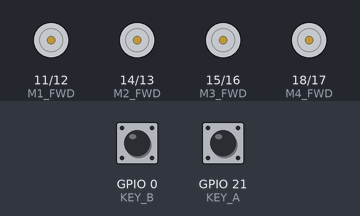
Bench run of a program on a simulated Seeed XIAO ESP32-S3. On the bench: motor-driver pin pairs drawn as motors (green arrow = first pin HIGH = forward, orange = second pin HIGH = backward, longer = more drive). The test bench sets the inputs (shaded band); at power-on: GPIO 21 (KEY_A) HIGH, GPIO 0 (KEY_B) HIGH. What the program prints to the serial monitor is not drawn.

Above: at 1.2 s.
1.3 s: GPIO 21 (KEY_A) pulled LOW for 0.15 s
At 1.7 s:
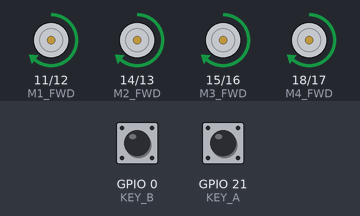
2.9 s: GPIO 21 (KEY_A) pulled LOW for 1 s
At 4.1 s:
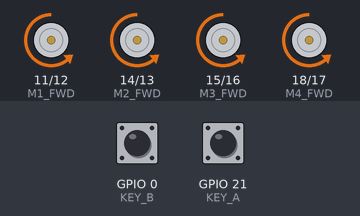
5.4 s: GPIO 21 (KEY_A) pulled LOW for 0.15 s
At 6.0 s:
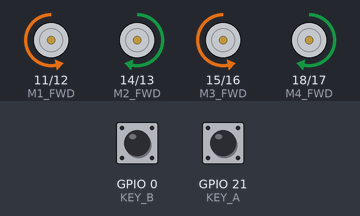
7.0 s: GPIO 21 (KEY_A) pulled LOW for 3.2 s
At 8.4 s:
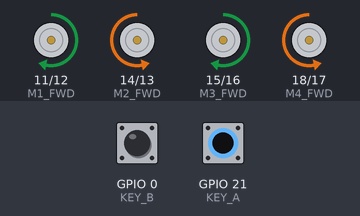
11.7 s: GPIO 0 (KEY_B) pulled LOW for 0.15 s
At 12.0 s:
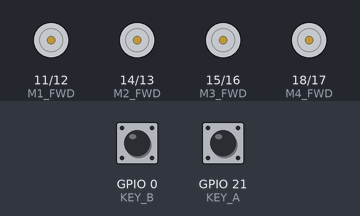
13.3 s: GPIO 21 (KEY_A) pulsed LOW 5 times (0.12 s each, 0.3 s apart)
At 13.45 s:
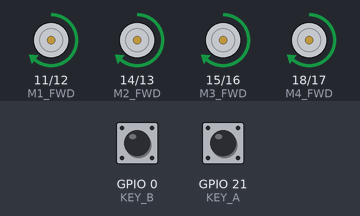
Timing chart, 0 to 16.3 s (numbered marks = the images above; inputs shaded):
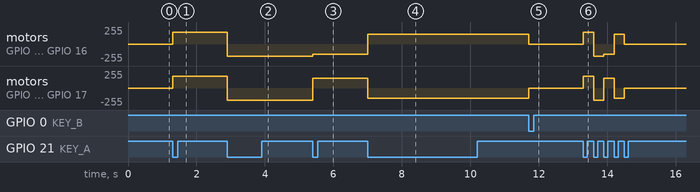

Measured:
- after the input at 1.3 s, motor on GPIO 11 (M1_FWD) / GPIO 12 (M1_REV), motor on GPIO 14 (M2_FWD) / GPIO 13 (M2_REV), motor on GPIO 15 (M3_FWD) / GPIO 16 (M3_REV), motor on GPIO 18 (M4_FWD) / GPIO 17 (M4_REV): stopped → forward 180/255 at once
- after the input at 2.9 s, motor on GPIO 11 (M1_FWD) / GPIO 12 (M1_REV), motor on GPIO 14 (M2_FWD) / GPIO 13 (M2_REV), motor on GPIO 15 (M3_FWD) / GPIO 16 (M3_REV), motor on GPIO 18 (M4_FWD) / GPIO 17 (M4_REV): forward 180/255 → backward 180/255 at once
- after the input at 5.4 s, motor on GPIO 11 (M1_FWD) / GPIO 12 (M1_REV), motor on GPIO 15 (M3_FWD) / GPIO 16 (M3_REV): backward 180/255 → backward 150/255 at once; motor on GPIO 14 (M2_FWD) / GPIO 13 (M2_REV), motor on GPIO 18 (M4_FWD) / GPIO 17 (M4_REV): backward 180/255 → forward 150/255 at once
- after the input at 7.0 s, motor on GPIO 11 (M1_FWD) / GPIO 12 (M1_REV), motor on GPIO 15 (M3_FWD) / GPIO 16 (M3_REV): backward 150/255 → forward 150/255 at once; motor on GPIO 14 (M2_FWD) / GPIO 13 (M2_REV), motor on GPIO 18 (M4_FWD) / GPIO 17 (M4_REV): forward 150/255 → backward 150/255 at once
- after the input at 11.7 s, motor on GPIO 11 (M1_FWD) / GPIO 12 (M1_REV), motor on GPIO 15 (M3_FWD) / GPIO 16 (M3_REV): forward 150/255 → stopped at once; motor on GPIO 14 (M2_FWD) / GPIO 13 (M2_REV), motor on GPIO 18 (M4_FWD) / GPIO 17 (M4_REV): backward 150/255 → stopped at once

The program:

main.cpp
```cpp
/**
 * 未来科技盒 2.0 - 电机测试程序
 *
 * 功能：测试小车的基本运动
 * - 按键A：依次执行前进、后退、左转、右转、停止
 * - 按键B：停止所有电机
 */

#include <Arduino.h>
#include "pins.h"

// 当前测试步骤
int testStep = 0;

// 按键状态
bool lastKeyA = HIGH;
bool lastKeyB = HIGH;

// 设置单个电机速度
// speed > 0: 正转, speed < 0: 反转, speed = 0: 停止
void setMotor(int fwdPin, int revPin, int speed) {
  speed = constrain(speed, -255, 255);
  if (speed > 0) {
    analogWrite(fwdPin, speed);
    analogWrite(revPin, 0);
  } else if (speed < 0) {
    analogWrite(fwdPin, 0);
    analogWrite(revPin, -speed);
  } else {
    analogWrite(fwdPin, 0);
    analogWrite(revPin, 0);
  }
}

// 设置所有电机（左侧速度，右侧速度）
void setMotors(int leftSpeed, int rightSpeed) {
  setMotor(M1_FWD, M1_REV, leftSpeed);   // 左上
  setMotor(M2_FWD, M2_REV, rightSpeed);  // 右上
  setMotor(M3_FWD, M3_REV, leftSpeed);   // 左下
  setMotor(M4_FWD, M4_REV, rightSpeed);  // 右下
}

// 小车运动函数
void carStop() {
  setMotors(0, 0);
  Serial.println("停止");
}

void carForward(int speed = 180) {
  setMotors(speed, speed);
  Serial.print("前进 速度: ");
  Serial.println(speed);
}

void carBackward(int speed = 180) {
  setMotors(-speed, -speed);
  Serial.print("后退 速度: ");
  Serial.println(speed);
}

void carTurnLeft(int speed = 150) {
  setMotors(-speed, speed);  // 原地左转
  Serial.print("左转 速度: ");
  Serial.println(speed);
}

void carTurnRight(int speed = 150) {
  setMotors(speed, -speed);  // 原地右转
  Serial.print("右转 速度: ");
  Serial.println(speed);
}

void setup() {
  Serial.begin(115200);
  Serial.println("\n========================================");
  Serial.println("未来科技盒 2.0 - 电机测试程序");
  Serial.println("========================================");
  Serial.println("按键A: 依次测试各种运动");
  Serial.println("按键B: 紧急停止");
  Serial.println("========================================\n");

  // 初始化电机引脚
  pinMode(M1_FWD, OUTPUT); pinMode(M1_REV, OUTPUT);
  pinMode(M2_FWD, OUTPUT); pinMode(M2_REV, OUTPUT);
  pinMode(M3_FWD, OUTPUT); pinMode(M3_REV, OUTPUT);
  pinMode(M4_FWD, OUTPUT); pinMode(M4_REV, OUTPUT);

  // 初始化按键
  pinMode(KEY_A, INPUT_PULLUP);
  pinMode(KEY_B, INPUT_PULLUP);

  // 设置 PWM 频率
  analogWriteFrequency(10000);

  // 初始停止
  carStop();
}

void loop() {
  bool currentKeyA = digitalRead(KEY_A);
  bool currentKeyB = digitalRead(KEY_B);

  // 按键A：切换测试步骤
  if (lastKeyA == HIGH && currentKeyA == LOW) {
    testStep++;
    if (testStep > 5) testStep = 0;

    Serial.print("\n>>> 测试步骤 ");
    Serial.print(testStep);
    Serial.print(": ");

    switch (testStep) {
      case 0:
        carStop();
        break;
      case 1:
        carForward(180);
        break;
      case 2:
        carBackward(180);
        break;
      case 3:
        carTurnLeft(150);
        break;
      case 4:
        carTurnRight(150);
        break;
      case 5:
        carStop();
        Serial.println("测试完成！按A键重新开始");
        testStep = -1;  // 下次按会变成0
        break;
    }

    delay(200);  // 简单消抖
  }

  // 按键B：紧急停止
  if (lastKeyB == HIGH && currentKeyB == LOW) {
    testStep = 0;
    carStop();
    Serial.println("\n!!! 紧急停止 !!!");
    delay(200);
  }

  lastKeyA = currentKeyA;
  lastKeyB = currentKeyB;
}
```

pins.h
```cpp
#ifndef PINS_H
#define PINS_H

// ========== 电机引脚定义 ==========
// 电机布局（顺时针）：
//     前方
// ┌─────────┐
// │  M1  M2 │  M1=左上  M2=右上
// │         │
// │  M3  M4 │  M3=左下  M4=右下
// └─────────┘
//     后方

// M1 - 左上
#define M1_FWD 11  // 正转
#define M1_REV 12  // 反转

// M2 - 右上（注意：方向相反）
#define M2_FWD 14  // 正转
#define M2_REV 13  // 反转

// M3 - 左下
#define M3_FWD 15  // 正转
#define M3_REV 16  // 反转

// M4 - 右下（注意：方向相反）
#define M4_FWD 18  // 正转
#define M4_REV 17  // 反转

// ========== 按键引脚 ==========
#define KEY_A 21
#define KEY_B 0

// ========== 蜂鸣器 ==========
#define BUZZER_PIN 26

#endif
```
